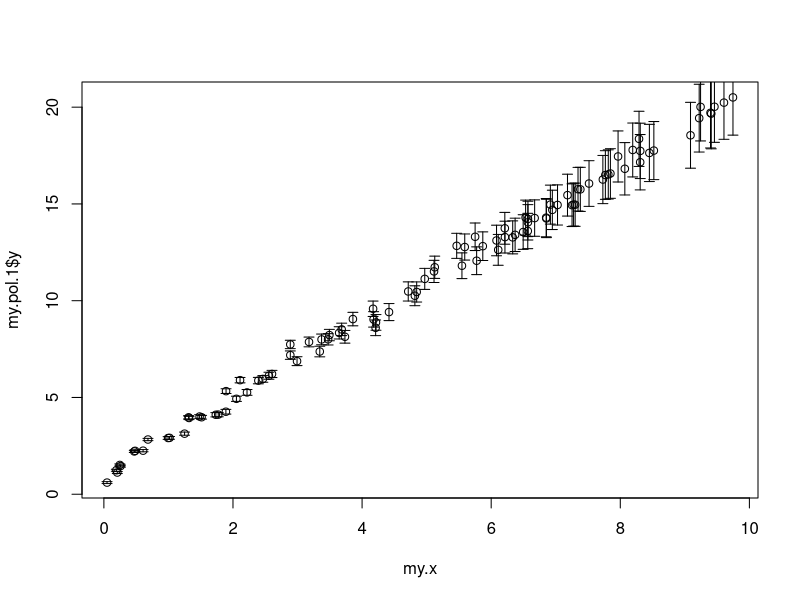
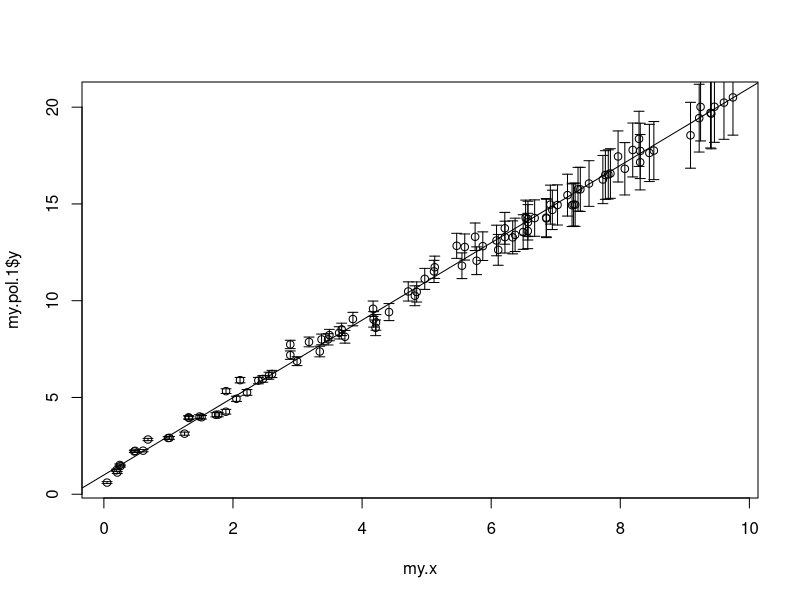
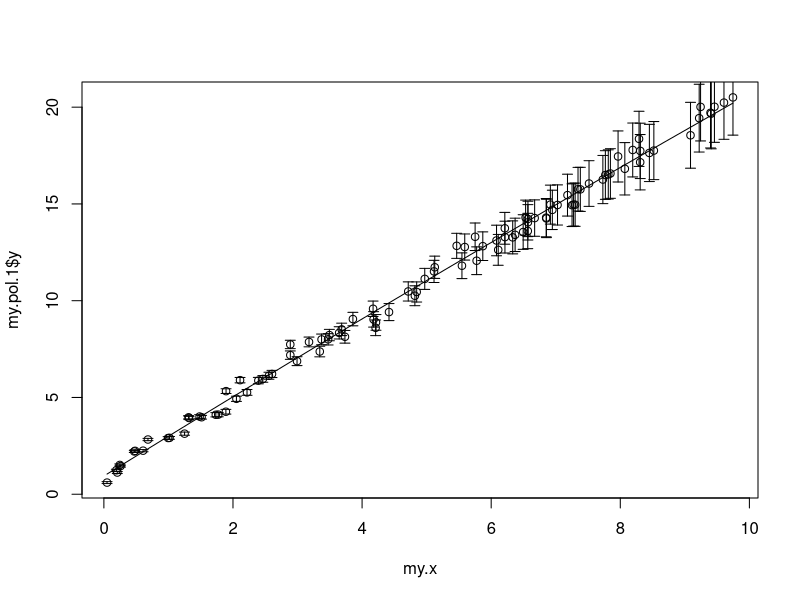

Source code (R) for these figures, in order:
get.y <- function(x, intercept, angular.coeff, std.dev.a, std.dev.b){
    y <- c()
    sigma <- c()
    for (value in x){
        my.sigma  <- std.dev.a + std.dev.b * value^2
        sigma <- c(sigma, my.sigma) 
        y <- c(y, rnorm(1, (angular.coeff*value + intercept), sigma))
    }
    my.out.table <- cbind(y, sigma)
    return(as.data.frame(my.out.table))
}

# Esto deberia ser valido para cualquier polinomio.
# parameters es un vector de parametros (e.g. parameters = c(a,b,c))

get.pol.n <- function(x, parameters, std.dev.a, std.dev.b){
    y <- c()
    sigma <- c()
    for (value in x){
        my.sigma  <- std.dev.a + std.dev.b * value^2
        sigma <- c(sigma, my.sigma) 
        model <- 0 
        for (i in 1:length(parameters)){
            model <- model + parameters[i] * value^(i - 1)
            }
            y <- c(y, rnorm(1, model, sigma))        
    }
    my.out.table <- cbind(y, sigma)
    return(as.data.frame(my.out.table))
}

# Defino la likelihood

my.ML <- function(vec.x, mat.y, grade){
    cov.y <- diag(mat.y$sigma)
    ones <- rep(c(1), length(vec.x))
    mat.x <- cbind(ones, vec.x)
    if (grade > 1){
        for (i in 2:grade){
            mat.x <- cbind(mat.x, vec.x^i)
        }
    }
    x.T <- t(mat.x)
    xT.cov.x <- solve(x.T %*% solve(cov.y) %*% mat.x)
    xT.cov.y <- x.T %*% solve(cov.y) %*% mat.y$y
    my.params <- xT.cov.x %*% xT.cov.y
    return(my.params)
}

# Defino los parametros

a <- 1
b <- 2
c <- 0.01
m <- 0.1
n <- 0.04

# Genero los x aleatorios

N <- 100

my.x <- runif(N,0,10)

# Genero las 'y' siguiendo el modelo lineal

par.2 <- c(a,b)

my.pol.1 <- get.pol.n(my.x,par.2,m,n)
plot(my.x,my.pol.1$y)
arrows(my.x, my.pol.1$y - my.pol.1$sigma / 2, my.x, my.pol.1$y + my.pol.1$sigma / 2, length = 0.05, angle = 90, code = 3)

# ajusto al modelo lineal

theta <- my.ML(my.x, my.pol.1, 1)
theta

plot(my.x,my.pol.1$y)
arrows(my.x, my.pol.1$y - my.pol.1$sigma / 2, my.x, my.pol.1$y + my.pol.1$sigma / 2, length = 0.05, angle = 90, code = 3)
abline(theta)

# Defino una función que me calcule el Chi2

my.chi <- function(vec.x, mat.y, vec.parameters){
    cov.y <- diag(mat.y$sigma)
    ones <- rep(c(1), length(vec.x))
    mat.x <- cbind(ones, vec.x)
    x.T <- t(mat.x)
    chi <- ((mat.y$y - mat.x %*% vec.parameters) / mat.y$sigma)^2
    return(sum(chi))
}

# Ahora calculo el Chi2

chi.2.pol1 <- my.chi(my.x, my.pol.1, theta)
chi.2.pol1

my.prob.pol1 <- pchisq(my.chi(my.x, my.pol.1, theta), 98)
my.prob.pol1

print(paste("Obtengo un Chi2 de",chi.2.pol1,"con 98 grados de libertad."))
print(paste("Puedo rechazar este ajuste con una confianza del", my.prob.pol1*100,"%"))

# ajusto al modelo cuadratico

theta.2 <- my.ML(my.x, my.pol.1, 2)
theta.2

plot(my.x,my.pol.1$y)
arrows(my.x, my.pol.1$y - my.pol.1$sigma / 2, my.x, my.pol.1$y + my.pol.1$sigma / 2, length = 0.05, angle = 90, code = 3)
curve(theta.2[1] + theta.2[2]*x + theta.2[3]*x^2, add = T)

# Ahora calculo el Chi2

chi.2.pol2 <- my.chi(my.x, my.pol.1, theta)
chi.2.pol2

my.prob.pol2 <- pchisq(my.chi(my.x, my.pol.1, theta), 98)
my.prob.pol2

print(paste("Obtengo un Chi2 de",chi.2.pol2,"con 97 grados de libertad."))
print(paste("Puedo rechazar este ajuste con una confianza del", my.prob.pol2*100,"%"))

q <- -2 * (log(chi.2.pol1) - log(chi.2.pol2))
q

my.prob.H0 <- pchisq(q, 1)

print(paste("Obtengo un maximum likelihood ratio de", q,"con 1 grado de libertad"))
print(paste("Puedo aceptar la hipotesis 0 (el ajuste correcto es con 2 parametros) con una confianza del",(1 - my.prob.H0)*100,"%"))
